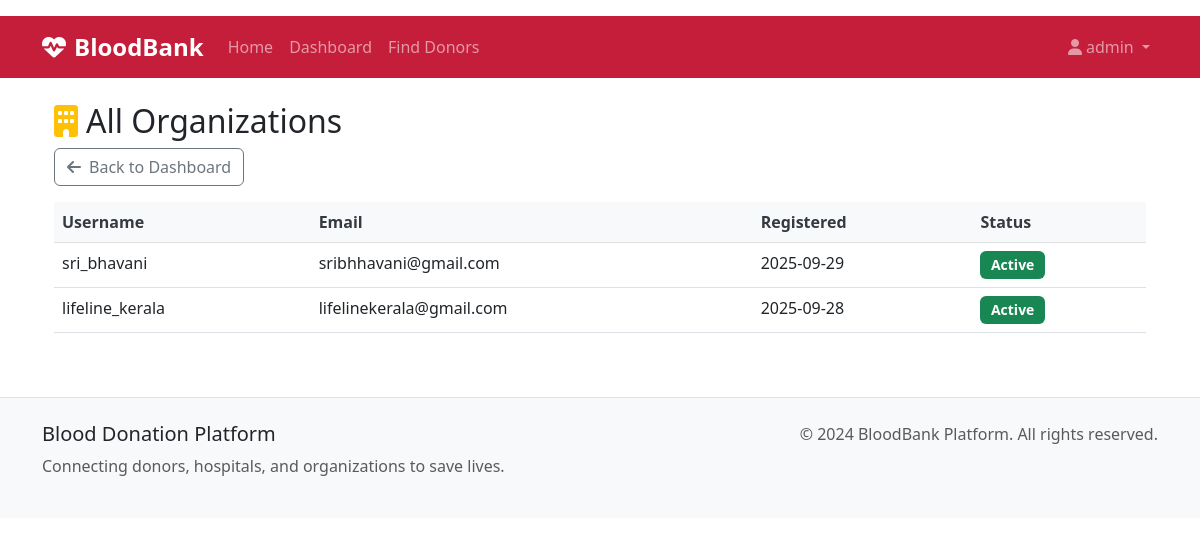
/admin/organizations (signed in), run on the app's committed database.
### models.py (models this page shows, shortened)
class User(db.Model):
    id = db.Column(db.Integer, primary_key=True)
    username = db.Column(db.String(80), unique=True, nullable=False)
    email = db.Column(db.String(120), unique=True, nullable=False)
    password_hash = db.Column(db.String(256), nullable=False)
    role = db.Column(db.String(20), nullable=False)  # donor, hospital, organization, admin
    created_at = db.Column(db.DateTime, default=datetime.utcnow)
    is_active = db.Column(db.Boolean, default=True)
    donor_profile = db.relationship('DonorProfile', backref='user', uselist=False)
    hospital_profile = db.relationship('HospitalProfile', backref='user', uselist=False)
    organization_profile = db.relationship('OrganizationProfile', backref='user', uselist=False)

### routes.py (the view)
@app.route('/admin/organizations')
@role_required(['admin'])
def admin_list_organizations():
    organizations = User.query.filter_by(role='organization').order_by(User.created_at.desc()).all()
    return render_template('admin/list_organizations.html', organizations=organizations)

### utils.py (called while the page is built)
def role_required(roles):
    def decorator(f):
        @wraps(f)
        def decorated_function(*args, **kwargs):
            if 'user_id' not in session:
                flash('Please log in to access this page.', 'warning')
                return redirect(url_for('login'))
            user = User.query.get(session['user_id'])
            if not user or user.role not in roles:
                flash('You do not have permission to access this page.',
                      'error')
                return redirect(url_for('dashboard'))
            return f(*args, **kwargs)
        return decorated_function
    return decorator

### templates/admin/list_organizations.html (shortened to what this page needs)
{% extends 'base.html' %}
{% block content %}
<div class="container my-4">
    <h2><i class="fas fa-building me-2 text-warning"></i>All Organizations</h2>
    <a href="{{ url_for('admin_dashboard') }}" class="btn btn-outline-secondary mb-3">
        <i class="fas fa-arrow-left me-2"></i>Back to Dashboard
    </a>
    <div class="table-responsive">
        <table class="table table-hover">
            <thead class="table-light">
                <tr>
                    <th>Username</th>
                    <th>Email</th>
                    <th>Registered</th>
                    <th>Status</th>
                </tr>
            </thead>
            <tbody>
                {% for organization in organizations %}
                <tr>
                    <td>{{ organization.username }}</td>
                    <td>{{ organization.email }}</td>
                    <td>{{ organization.created_at.strftime('%Y-%m-%d') }}</td>
                    <td>{% if organization.is_active %}<span class="badge bg-success">Active</span>{% else %}<span class="badge bg-secondary">Inactive</span>{% endif %}</td>
                </tr>
                {% endfor %}
            </tbody>
        </table>
    </div>
</div>
{% endblock %}

### static/css/styles.css (style rules this page uses)
:root { --medical-primary: #c41e3a; --medical-secondary: #8b0000; --medical-light: #f8f9fa; --medical-dark: #343a40; --medical-accent: #28a745; --medical-warning: #ffc107; --medical-info: #17a2b8; }
.table th { border-top: none; font-weight: 600; color: var(--medical-dark); background-color: var(--medical-light); }
.badge { font-size: 0.875em; padding: 0.5em 0.75em; }

### data on the page
User: username "sri_bhavani", email "sribhhavani@gmail.com", created_at "2025-09-29", is_active "Active"
User: username "lifeline_kerala", email "lifelinekerala@gmail.com", created_at "2025-09-28", is_active "Active"

### other printed values
{{ session.username }} "admin"
